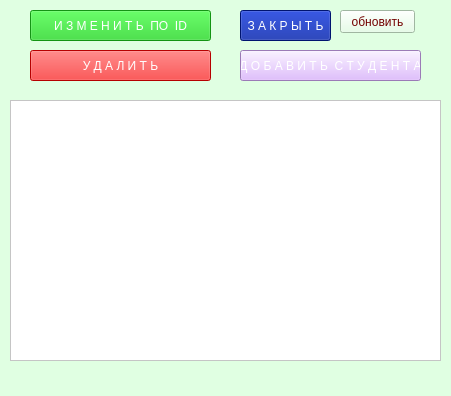
<?xml version="1.0" encoding="UTF-8"?>
<ui version="4.0">
 <class>Form</class>
 <widget class="QWidget" name="Form">
  <property name="geometry">
   <rect>
    <x>0</x>
    <y>0</y>
    <width>451</width>
    <height>396</height>
   </rect>
  </property>
  <property name="windowTitle">
   <string>ОКОШКО</string>
  </property>
  <property name="windowIcon">
   <iconset>
    <normaloff>../../Desktop/images.jpg</normaloff>../../Desktop/images.jpg</iconset>
  </property>
  <property name="styleSheet">
   <string notr="true">
color: rgb(115, 0, 0);
background-color: rgb(224, 255, 226);</string>
  </property>
  <widget class="QTableWidget" name="tableWidget">
   <property name="geometry">
    <rect>
     <x>10</x>
     <y>100</y>
     <width>431</width>
     <height>261</height>
    </rect>
   </property>
   <property name="styleSheet">
    <string notr="true">background-color: rgb(255, 255, 255);
color: rgb(26, 26, 175);</string>
   </property>
   <property name="rowCount">
    <number>0</number>
   </property>
  </widget>
  <widget class="QPushButton" name="pushButton_3">
   <property name="geometry">
    <rect>
     <x>30</x>
     <y>50</y>
     <width>181</width>
     <height>31</height>
    </rect>
   </property>
   <property name="styleSheet">
    <string notr="true">background-color: rgb(255, 0, 0);
color: rgb(255, 255, 255);</string>
   </property>
   <property name="text">
    <string>У Д А Л И Т Ь</string>
   </property>
  </widget>
  <widget class="QPushButton" name="pushButton_4">
   <property name="geometry">
    <rect>
     <x>240</x>
     <y>10</y>
     <width>91</width>
     <height>31</height>
    </rect>
   </property>
   <property name="styleSheet">
    <string notr="true">background-color: rgb(0, 28, 156);
color: rgb(255, 255, 255);</string>
   </property>
   <property name="text">
    <string>З А К Р Ы Т Ь</string>
   </property>
  </widget>
  <widget class="QPushButton" name="pushButton_5">
   <property name="geometry">
    <rect>
     <x>240</x>
     <y>50</y>
     <width>181</width>
     <height>31</height>
    </rect>
   </property>
   <property name="styleSheet">
    <string notr="true">background-color: rgb(173, 114, 255);
background-color: rgb(217, 172, 255);
color: rgb(255, 255, 255);</string>
   </property>
   <property name="text">
    <string>Д О Б А В И Т Ь  С Т У Д Е Н Т А</string>
   </property>
  </widget>
  <widget class="QPushButton" name="pushButton_6">
   <property name="geometry">
    <rect>
     <x>30</x>
     <y>10</y>
     <width>181</width>
     <height>31</height>
    </rect>
   </property>
   <property name="styleSheet">
    <string notr="true">background-color: rgb(28, 207, 28);
color: rgb(255, 255, 255);</string>
   </property>
   <property name="text">
    <string>И З М Е Н И Т Ь  ПО  ID</string>
   </property>
  </widget>
  <widget class="QPushButton" name="pushButton">
   <property name="geometry">
    <rect>
     <x>340</x>
     <y>10</y>
     <width>75</width>
     <height>23</height>
    </rect>
   </property>
   <property name="text">
    <string>обновить</string>
   </property>
  </widget>
 </widget>
 <resources/>
 <connections/>
</ui>
